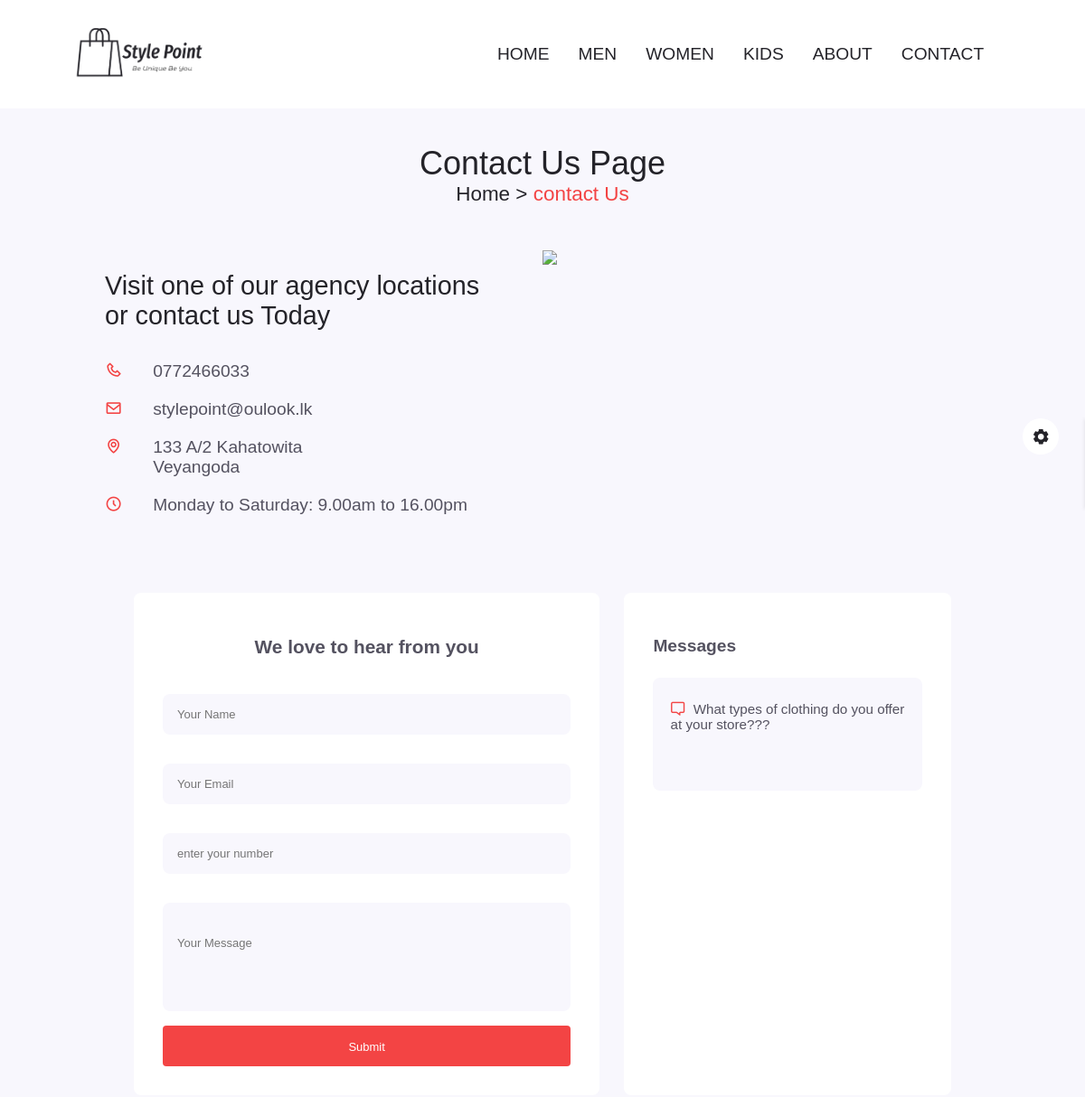
The app's page /contect.php (upper part), older data.
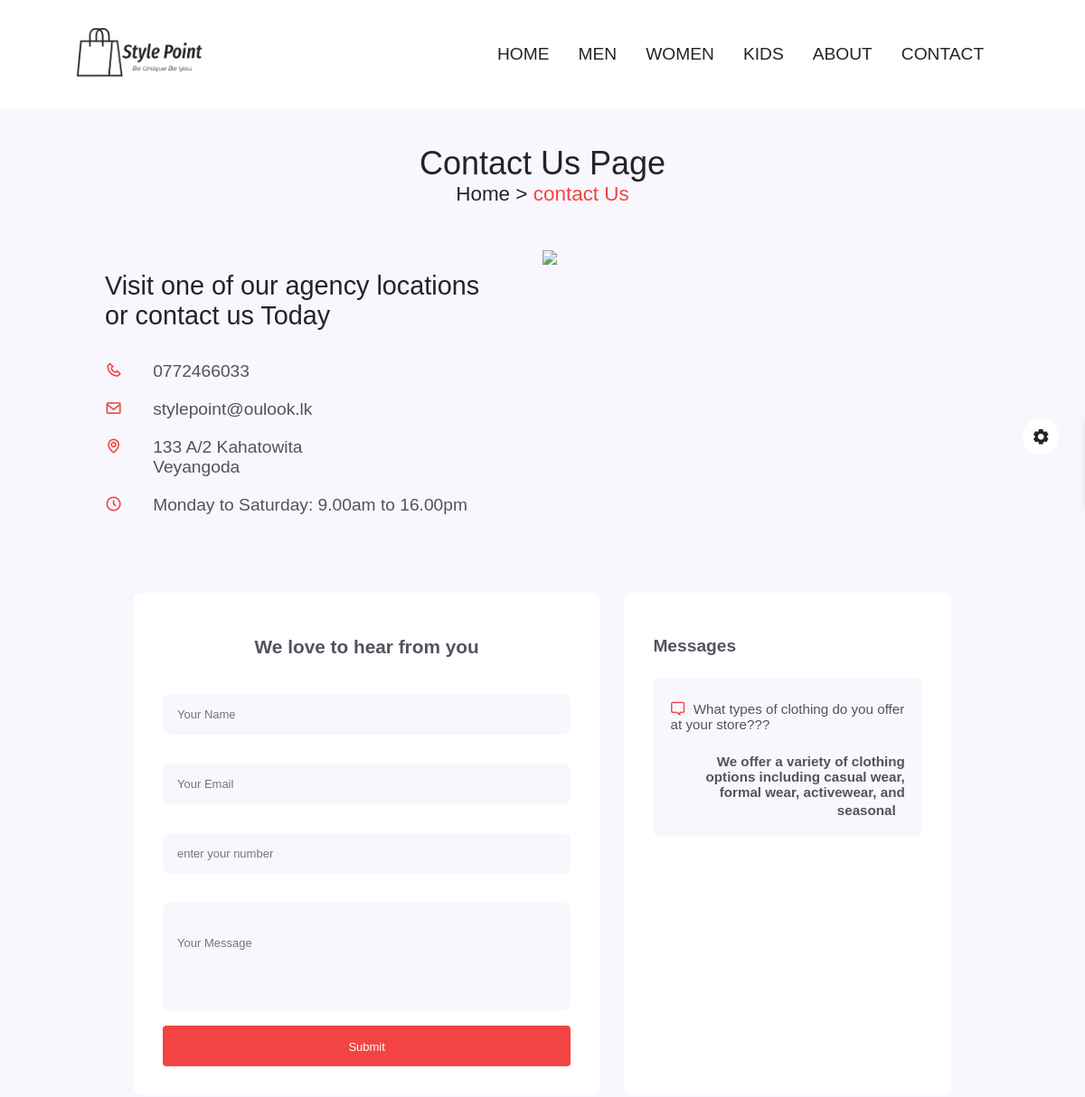
The same page, newer data.
### tables this page shows
CREATE TABLE `messages` (
  `msg_ID` int(100) NOT NULL,
  `name` varchar(100) NOT NULL,
  `email` varchar(100) NOT NULL,
  `number` int(10) NOT NULL,
  `message` varchar(10000) NOT NULL,
  `reply` varchar(1000) NOT NULL
);

### contect.php (the view, shortened to what this page needs)
<?php
include 'components/connect.php';
?>
<!DOCTYPE html>
<html lang="en">
    <head>
        <link rel="stylesheet" href="css/swiper-bundle.min.css">
        <link rel="stylesheet" href="css/style.css">
        <link rel="stylesheet" class="js-color-style" href="css/colors/color-1.css">
        <link href="https://cdn.jsdelivr.net/npm/remixicon@3.2.0/fonts/remixicon.css" rel="stylesheet">
        <link href='https://unpkg.com/boxicons@2.1.4/css/boxicons.min.css' rel='stylesheet'>
        <link href="/website/css/uicons-bold-rounded.css" rel="stylesheet">
        <link rel="stylesheet" href="">
    </head>
    <body>
        <?php include 'components/user_header.php'; ?>
        <main class="main">
            <section class="contact section container">
                <h2 class="breadcrumb__title">Contact Us Page</h2>
                <h3 class="breadcrumb__subtitle">Home > <span> contact Us</span></h3>
                    <div class="contact__information grid">
                                <div class="information">
                                    <h3> Visit one of our agency locations or contact us Today</h3>
                                    <div>
                                        <li>
                                            <i class="bx bx-phone contact__icon"></i>
                                            <p>0772466033</p>
                                        </li>
                                        <li>
                                            <i class="bx bx-envelope contact__icon"></i>
                                            <p>stylepoint@oulook.lk</p>
                                        </li>
                                        <li>
                                            <i class="bx bx-map contact__icon"></i>
                                            <p>133 A/2 Kahatowita <br>Veyangoda</p>
                                        </li>
                                        <li>
                                            <i class='bx bx-time-five'></i>
                                            <p>Monday to Saturday: 9.00am to 16.00pm</p>
                                        </li>
                                    </div>
                                </div>
                                <div class="contact__img">
                                    <img src="images/about_us/contect-1.png">
                                </div>
                    </div><br><br>
                    <div class="contact__form-container grid">
                        <div class="contact__form">
                            <div class="contact__title">We love to hear from you</div>
                            <form action="" method="post" class="contact__form-form">
                                <input type="text" name="name" placeholder="Your Name" class="form__input" maxlength="50">
                                <input type="email" name="email" placeholder="Your Email" class="form__input" maxlength="50" oninput="this.value = this.value.replace(/\s/g, '')">
                                <input type="number" name="number" min="0" max="9999999999" class="form__input" placeholder="enter your number" required maxlength="10" oninput="enforceLength(this, 10)">
                                <input type="text" name="msg" placeholder="Your Message" class="form__input-message">
                                <input type="submit" value="Submit" name="message" class="success">
                            </form>
                        </div>
                        <div class="contact__reply">
                            <div class="message_title">Messages</div>
                            <div class="replys">
                            <?php
                                $select_messages = $conn->prepare("SELECT * FROM `messages` ORDER BY `msg_ID` DESC LIMIT 5");
                                $select_messages->execute();
                                if($select_messages->rowCount() > 0){
                                    while($fetch_messages = $select_messages->fetch(PDO::FETCH_ASSOC)){
                            ?>
                                <div class="messages">
                                    <div class="msg"><i class="fa-regular fa-message fa-flip-horizontal"></i><?= $fetch_messages['message']; ?></div>
                                </div>
                                <div class="reply">
                                    <div class="ans"><?= $fetch_messages['reply']; ?><i class="ri-reply-line"></i></div>
                                </div>
                            <?php
                                    }
                                }else{
                                    echo '<p class="empty">you have no messages</p>';
                                }
                            ?>
                            </div>
                        </div>
                    </div>
                </section>
        </main>
        <?php include 'components/user_footer.php'; ?>
    </body>
</html>

Row changes from the older to the newer data that the page shows:
changed messages "What types of clothing do you offer at your store???": reply (not shown) → "We offer a variety of clothing options including casual wear, formal wear, activewear, and seasonal"
